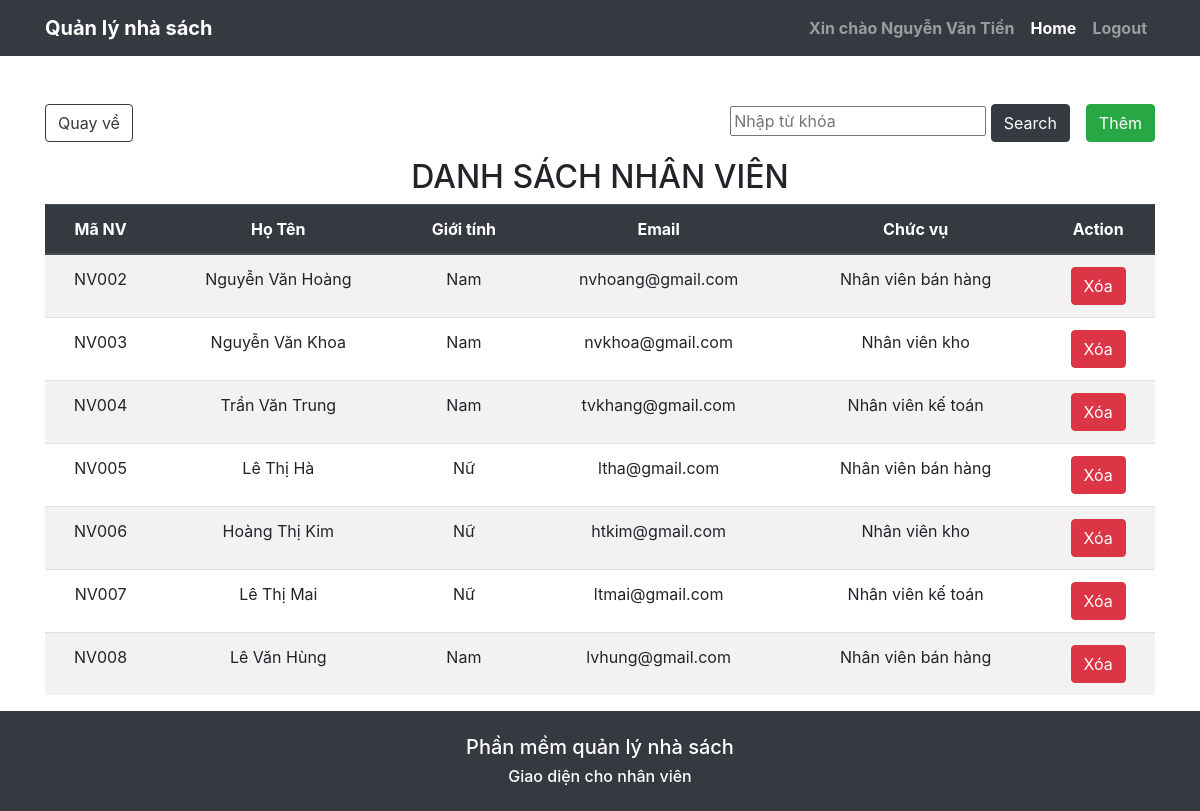
Page /?controller=nhanvien&action=index (signed in) on the committed database.
### tables this page shows
CREATE TABLE `nhanvien` (
  `MaNV` char(5) NOT NULL,
  `HoTen` varchar(40) NOT NULL,
  `SDT` varchar(10) NOT NULL,
  `GioiTinh` varchar(3) NOT NULL,
  `CMND` char(12) NOT NULL,
  `NgaySinh` date NOT NULL,
  `Email` char(255) NOT NULL,
  `ChucVu` char(4) NOT NULL
);

### controllers/nhanvienquanly/base_controller.php (called while the page is built, shortened)
<?php
    function render($view, $data = array()) {
        extract($data);
        require_once('views/nhanvienquanly/' .$GLOBALS['name'] . '/' . $view . '.php');
        $content = ob_get_clean();
        require_once('views/layout/template.php');
    }
?>

### controllers/nhanvienquanly/nhanvien_controller.php (called while the page is built, shortened)
<?php
    require_once('base_controller.php');
    require_once('models/NhanVien.php');
    $action();
    function index() {
        $nhanvien = getAll_db();
        $data = array('nhanvien' => $nhanvien);
        render('index', $data);
    }
?>

### route.php (called while the page is built, shortened)
<?php
    include_once("controllers/" . $controller. "_controller.php");
?>

### index.php (called while the page is built, shortened)
<?php
    require_once('route.php');
?>

### models/NhanVien.php (called while the page is built, shortened)
<?php
    function getAll_db() {
        $sql = "select * from nhanvien";
        $conn = get_connection();
        $result = $conn->query($sql);
        $data = array();
        while ($row = $result->fetch_assoc())
        {
            $data[] = $row;
        }
        return array('code'=>0, 'message'=>'', 'data'=>$data);
    }
?>

### views/nhanvienquanly/nhanvien/index.php (the view, shortened to what this page needs)
<?php
if (isset($data['nhanvien']['data'])) {
    $danhsach = $data['nhanvien']['data'];
} else {
    $danhsach = array();
}
?>
<div class="container pt-5">
    <div class="d-flex mb-3">
        <a href="index.php" class="btn btn-outline-dark mr-auto">Quay về</a>
        <form class="float-right mr-3" action="?controller=nhanvien&action=search" method="post">
            <input type="text" name="search" placeholder="Nhập từ khóa">
            <button class="btn btn-dark">Search</button>
        </form>
        <a href="?controller=nhanvien&action=create" class="btn btn-success">Thêm</a>
    </div>
    <h2 class="text-center">DANH SÁCH NHÂN VIÊN</h2>
    <table class="table table-striped text-center">
        <thead class="thead-dark">
            <tr>
                <th>Mã NV</th>
                <th>Họ Tên</th>
                <th>Giới tính</th>
                <th>Email</th>
                <th>Chức vụ</th>
                <th>Action</th>
            </tr>
        </thead>
        <tbody>
            <?php
            $n = count($danhsach);
            for ($i = 0; $i < $n; $i++) {
                $manv = $danhsach[$i]['MaNV'];
                $hoten = $danhsach[$i]['HoTen'];
                $gioitinh = $danhsach[$i]['GioiTinh'];
                $email = $danhsach[$i]['Email'];
                $chucvu = '';
                if ( $danhsach[$i]['ChucVu']==='NVQL' ) {
                    continue;
                }
                if ( $danhsach[$i]['ChucVu']==='NVBH' ) {
                    $chucvu = "Nhân viên bán hàng";
                } else if ( $danhsach[$i]['ChucVu']==='NVK' ) {
                    $chucvu = "Nhân viên kho";
                } else if ( $danhsach[$i]['ChucVu']==='NVKT' ) {
                    $chucvu = "Nhân viên kế toán";
                }
            ?>
                <tr class="nv_ds">
                    <td class="nv_chitiet" id=<?= $manv ?>><?= $manv ?></td>
                    <td class="nv_chitiet" id=<?= $manv ?>><?= $hoten ?></td>
                    <td class="nv_chitiet" id=<?= $manv ?>><?= $gioitinh ?></td>
                    <td class="nv_chitiet" id=<?= $manv ?>><?= $email ?></td>
                    <td class="nv_chitiet" id=<?= $manv ?>><?= $chucvu ?></td>
                    <td>
                        <a onclick="xoaNhanVien('<?=$manv?>', '<?=$hoten?>')" class="btn btn-danger" data-toggle="modal" data-target="#xacnhan-xoa">Xóa</a>
                    </td>
                </tr>
            <?php }
            ?>
        </tbody>
    </table>
</div>

### views/layout/template.php (shortened to what this page needs)
<?php
if (isset($_SESSION['hoten'])) {
	$hoten = $_SESSION['hoten'];
} else {
	$hoten = '';
}
if (isset($_SESSION['manv'])) {
	$manv = $_SESSION['manv'];
} else {
	$manv = '';
}
?>
<!DOCTYPE html>
<html lang="en">
<head>
	<link rel="stylesheet" href="https://maxcdn.bootstrapcdn.com/bootstrap/4.5.2/css/bootstrap.min.css">
	<link rel="stylesheet" href="https://cdnjs.cloudflare.com/ajax/libs/font-awesome/6.0.0-beta3/css/all.min.css">
	<link rel="stylesheet" href="/style.css">
</head>
<body class="tp-background">
	<nav class="navbar navbar-expand-md bg-dark navbar-dark">
		<div class="container font-weight-bold">
			<a class="navbar-brand" href="/index.php">Quản lý nhà sách</a>
			<div class="collapse navbar-collapse" id="collapsibleNavbar">
				<ul class="navbar-nav ml-auto">
					<?php if ($hoten!='') {
						echo "<li class='nav-item'>";
						if ( $manv!='' ) {
							echo "<a class='nav-link' href='?controller=nhanvien&action=view&id=$manv'>Xin chào $hoten</a>";
						} else {
							echo "<a class='nav-link' href='/index.php'>Xin chào $hoten</a>";
						}
						echo "</li>";
					}?>
					<li class="nav-item">
						<a class="nav-link active" href="/index.php">Home</a>
					</li>
					<li class="nav-item">
						<a class="nav-link" href="/index.php?controller=home&action=logout">Logout</a>
					</li>
				</ul>
			</div>
		</div>
	</nav>
	<?= $content ?>
	<div class="text-white bg-dark font-weight-bold text-center pt-4 pb-3">
		<h5>Phần mềm quản lý nhà sách</h5>
		<h6>Giao diện cho nhân viên</h6>
	</div>
</body>
</html>

### style.css (style rules this page uses)
body { min-height: 100vh; display: grid; grid-template-rows: auto 1fr auto; }

### rows in the picture
nhanvien: MaNV "NV002", HoTen "Nguyễn Văn Hoàng", GioiTinh "Nam", Email "nvhoang@gmail.com", ChucVu "Nhân viên bán hàng"
nhanvien: MaNV "NV003", HoTen "Nguyễn Văn Khoa", GioiTinh "Nam", Email "nvkhoa@gmail.com", ChucVu "Nhân viên kho"
nhanvien: MaNV "NV004", HoTen "Trần Văn Trung", GioiTinh "Nam", Email "tvkhang@gmail.com", ChucVu "Nhân viên kế toán"
nhanvien: MaNV "NV005", HoTen "Lê Thị Hà", GioiTinh "Nữ", Email "ltha@gmail.com", ChucVu "Nhân viên bán hàng"
nhanvien: MaNV "NV006", HoTen "Hoàng Thị Kim", GioiTinh "Nữ", Email "htkim@gmail.com", ChucVu "Nhân viên kho"
nhanvien: MaNV "NV007", HoTen "Lê Thị Mai", GioiTinh "Nữ", Email "ltmai@gmail.com", ChucVu "Nhân viên kế toán"
nhanvien: MaNV "NV008", HoTen "Lê Văn Hùng", GioiTinh "Nam", Email "lvhung@gmail.com", ChucVu "Nhân viên bán hàng"

### other values in the picture
$hoten "Nguyễn Văn Tiền"
